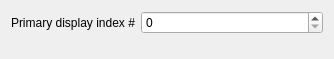
<?xml version="1.0" encoding="UTF-8"?>
<ui version="4.0">
 <class>KWin::VDOPConfigForm</class>
 <widget class="QWidget" name="KWin::TDOPConfigForm">
  <property name="geometry">
   <rect>
    <x>0</x>
    <y>0</y>
    <width>334</width>
    <height>59</height>
   </rect>
  </property>
  <property name="windowTitle">
   <string>VDOP Config</string>
  </property>
  <layout class="QFormLayout" name="formLayout">
   <item row="0" column="0">
    <widget class="QLabel">
     <property name="text">
      <string>Primary display index #</string>
     </property>
    </widget>
   </item>
   <item row="0" column="1">
    <widget class="QSpinBox" name="kcfg_primaryOutputIndex">
     <property name="cleanText">
      <string notr="true">Index number of the primary display</string>
     </property>
    </widget>
   </item>
  </layout>
 </widget>
 <resources/>
</ui>
